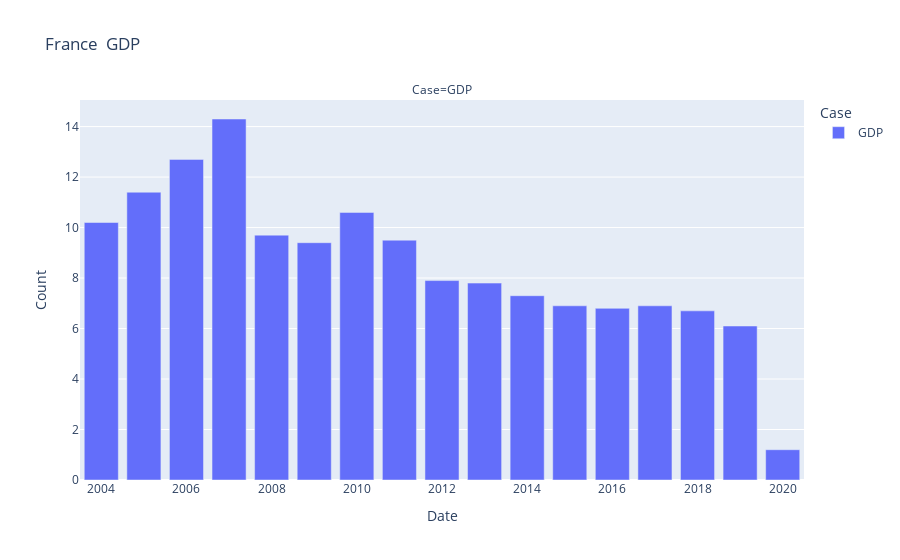

The notebook cell this image was saved under:
### Code cell
gdfull = dataset2.groupby(['Date', 'Country']).max()
gdfull = gdfull.reset_index()

temp = gdfull[gdfull['Country']=='China'].reset_index()
temp = temp.melt(id_vars='Date', value_vars=['GDP'],
                var_name='Case', value_name='Count')
fig = px.bar(temp, x="Date", y="Count", color='Case', facet_col="Case",
            title='France  GDP')
fig.show()

### Figure 1 — Plotly figure (JSON) as saved in the notebook; plotly's stock layout.template omitted (floating-point values rounded to 4 significant figures)
{"data": [{"alignmentgroup": "True", "hovertemplate": "Case=GDP<br>Date=%{x}<br>Count=%{y}<extra></extra>", "legendgroup": "GDP", "marker": {"color": "#636efa"}, "name": "GDP", "offsetgroup": "GDP", "orientation": "v", "showlegend": true, "textposition": "auto", "type": "bar", "x": [2004, 2005, 2006, 2007, 2008, 2009, 2010, 2011, 2012, 2013, 2014, 2015, 2016, 2017, 2018, 2019, 2020], "xaxis": "x", "y": [10.2, 11.4, 12.7, 14.3, 9.7, 9.4, 10.6, 9.5, 7.9, 7.8, 7.3, 6.9, 6.8, 6.9, 6.7, 6.1, 1.2], "yaxis": "y"}], "layout": {"annotations": [{"font": {}, "showarrow": false, "text": "Case=GDP", "x": 0.5, "xanchor": "center", "xref": "paper", "y": 1, "yanchor": "bottom", "yref": "paper"}], "barmode": "relative", "legend": {"title": {"text": "Case"}, "tracegroupgap": 0}, "title": {"text": "France  GDP"}, "xaxis": {"anchor": "y", "domain": [0, 1], "title": {"text": "Date"}}, "yaxis": {"anchor": "x", "domain": [0, 1], "title": {"text": "Count"}}}}
